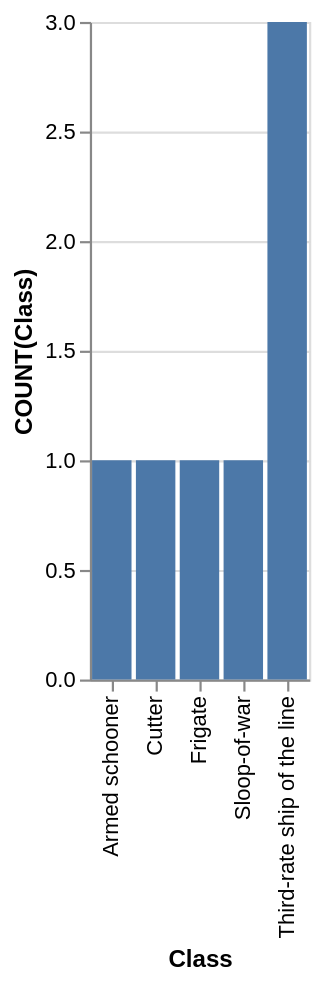

Source (Vega-Lite JSON):
### Vega-Lite specification from a JSON file in a GitHub repository (floating-point values rounded to 4 significant figures)
{"data": {"values": [{"x_data": "Armed schooner", "y_data": 1}, {"x_data": "Cutter", "y_data": 1}, {"x_data": "Frigate", "y_data": 1}, {"x_data": "Sloop-of-war", "y_data": 1}, {"x_data": "Third-rate ship of the line", "y_data": 3}]}, "mark": "bar", "encoding": {"x": {"field": "x_data", "type": "nominal", "title": "Class", "sort": "ascending"}, "y": {"field": "y_data", "type": "quantitative", "title": "COUNT(Class)"}}}
